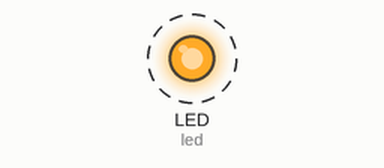
This program was run on a simulated Adafruit Matrix Portal running CircuitPython. On the bench: output pins drawn as LEDs (lit = HIGH). Dashed ring = blinking.

Above: at 0.5 s.
Timing chart, 0 to 4.6 s (numbered marks = the images above):
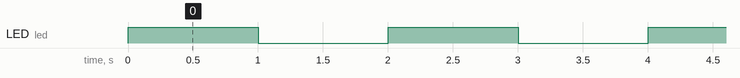

Measured:
- by itself, LED (led): alternates HIGH for 1.0 s and LOW for 1.0 s

The program:

matrixportal_failover.py
```python
# (licence header left out)
"""
`matrixportalr_failover.py`
================================================================================

Used after a fatal error to dim the display to keep the board cooler and flash
the NeoPixel for attention.

matrixportal_failover.py  2022-09-02 v1.0  Cedar Grove Studios

* Author(s): JG for Cedar Grove Maker Studios
"""

# imports__version__ = "0.0.0-auto.0"
__repo__ = "https://github.com/CedarGroveStudios/Failover"


import board
import neopixel
import time

import board
import digitalio
import time
from adafruit_matrixportal.matrix import Matrix

led = digitalio.DigitalInOut(board.LED)
led.direction = digitalio.Direction.OUTPUT
led.value = True

matrix = Matrix(bit_depth=1)  # default is 2; maximum is 6
matrix.display.brightness = 0  # blank display during startup

while True:
    """Flash red LED forever."""
    time.sleep(1)
    led.value = not led.value
```
